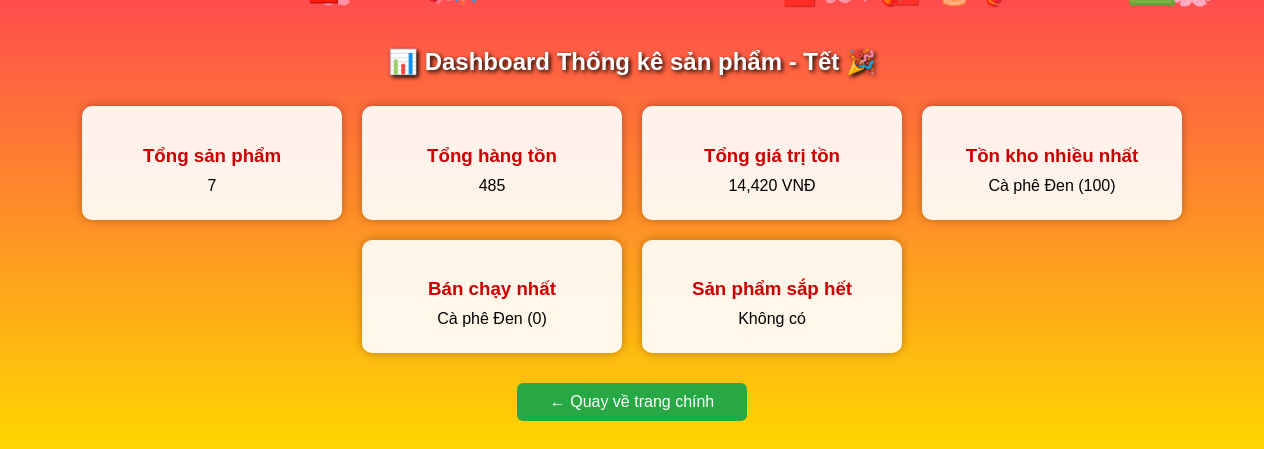
Screenshot of /thongkesp.php (signed in) with the database file from the repository.
### tables this page shows
CREATE TABLE `addproducts` (
  `ProductID` int(11) NOT NULL,
  `ProductName` varchar(100) DEFAULT NULL,
  `Price` decimal(10,2) DEFAULT NULL,
  `QuantityInStock` int(11) DEFAULT NULL,
  `Quantity` int(11) NOT NULL DEFAULT 1,
  `Size` varchar(50) DEFAULT 'M',
  `Topping` varchar(255) DEFAULT '',
  `Edit` varchar(255) DEFAULT NULL,
  `Sold` int(11) NOT NULL DEFAULT 0
);

### thongkesp.php (the view, shortened to what this page needs)
<?php
require_once __DIR__ . "/connect.php";
$tong_sp = $conn->query("SELECT COUNT(*) AS total FROM addproducts")->fetch_assoc()['total'];
$tong_hang_ton = $conn->query("SELECT SUM(Quantity) AS total FROM addproducts")->fetch_assoc()['total'];
$tong_gia_tri_ton = $conn->query("SELECT SUM(Quantity * Price) AS total FROM addproducts")->fetch_assoc()['total'];
$ton_nhieu = $conn->query("SELECT ProductName, Quantity FROM addproducts ORDER BY Quantity DESC LIMIT 1")->fetch_assoc();
$ban_chay_nhat = $conn->query("SELECT ProductName, Sold FROM addproducts ORDER BY Sold DESC LIMIT 1")->fetch_assoc();
$hang_sap_het = $conn->query("SELECT ProductName, Quantity FROM addproducts WHERE Quantity < 10 ORDER BY Quantity ASC");
?>
<!DOCTYPE html>
<html lang="vi">
<head>
</head>
<body>
<h2>📊 Dashboard Thống kê sản phẩm - Tết 🎉</h2>
<div class="dashboard">
    <div class="card">
        <h3>Tổng sản phẩm</h3>
        <p><?= $tong_sp ?></p>
    </div>
    <div class="card">
        <h3>Tổng hàng tồn</h3>
        <p><?= $tong_hang_ton ?></p>
    </div>
    <div class="card">
        <h3>Tổng giá trị tồn</h3>
        <p><?= number_format($tong_gia_tri_ton) ?> VNĐ</p>
    </div>
    <div class="card">
        <h3>Tồn kho nhiều nhất</h3>
        <p><?= $ton_nhieu['ProductName'] ?> (<?= $ton_nhieu['Quantity'] ?>)</p>
    </div>
    <div class="card">
        <h3>Bán chạy nhất</h3>
        <p><?= $ban_chay_nhat['ProductName'] ?> (<?= $ban_chay_nhat['Sold'] ?>)</p>
    </div>
    <div class="card">
        <h3>Sản phẩm sắp hết</h3>
        <?php if ($hang_sap_het->num_rows > 0): ?>
            <ul>
                <?php while ($row = $hang_sap_het->fetch_assoc()): ?>
                    <li><?= $row['ProductName'] ?> (<?= $row['Quantity'] ?>)</li>
                <?php endwhile; ?>
            </ul>
        <?php else: ?>
            <p>Không có</p>
        <?php endif; ?>
    </div>
</div>
<a href="index.php" class="back-btn">← Quay về trang chính</a>
</body>
</html>

### thongkesp.php (style rules this page uses)
body { font-family: Arial, sans-serif; background: linear-gradient(to bottom, #ff4d4d 0%, #ffd700 100%); padding: 20px; position: relative; overflow-x: hidden; }
h2 { text-align: center; color: #fff; text-shadow: 2px 2px 4px #000; margin-bottom: 30px; }
.dashboard { display: flex; flex-wrap: wrap; gap: 20px; justify-content: center; }
.card { background: rgba(255,255,255,0.9); border-radius: 10px; box-shadow: 0 0 10px rgba(0,0,0,0.3); padding: 20px; width: 220px; text-align: center; }
.card h3 { margin-bottom: 10px; color: #c00; }
.card p { font-size: 16px; margin: 5px 0; }
.back-btn { display: block; text-align: center; margin-top: 30px; background: #28a745; color: white; padding: 10px 15px; border-radius: 6px; text-decoration: none; width: 200px; margin-left:auto; margin-right:auto; }

### rows the page displays
addproducts: ProductName "Cà phê Đen", Quantity "100", Sold "0"

### other values shown
$tong_sp "7"
$tong_hang_ton "485"
$tong_gia_tri_ton "14,420"
